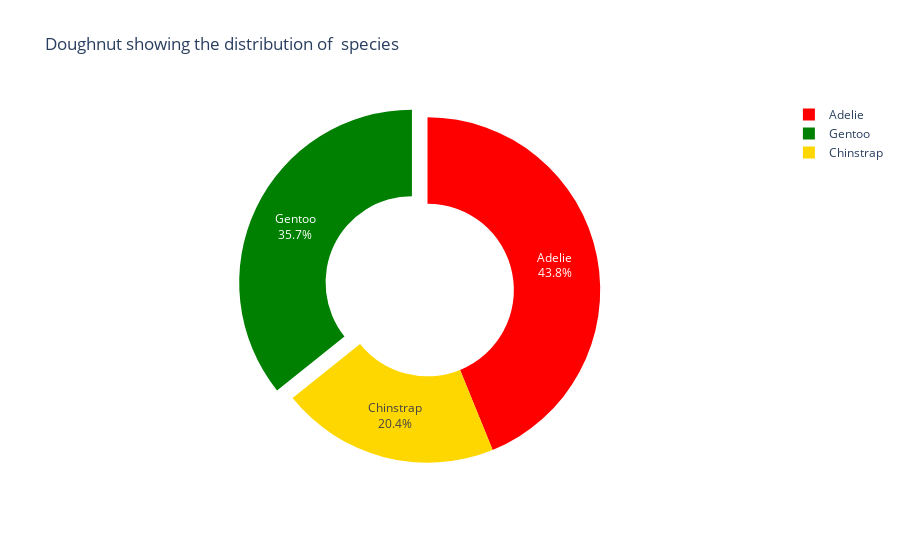

The notebook cell saved with this chart:
### Code cell
doughnut_chart_species()

### Figure 1 — Plotly figure (JSON) as saved in the notebook; plotly's stock layout.template omitted (floating-point values rounded to 4 significant figures)
{"data": [{"domain": {"x": [0, 1], "y": [0, 1]}, "hole": 0.5, "hovertemplate": "species=%{label}<br>Percentage=%{value}<extra></extra>", "labels": ["Adelie", "Gentoo", "Chinstrap"], "legendgroup": "", "name": "", "pull": [0, 0.1, 0], "showlegend": true, "textinfo": "percent+label", "textposition": "inside", "type": "pie", "values": [0.4384, 0.3574, 0.2042]}], "layout": {"legend": {"tracegroupgap": 0}, "piecolorway": ["red", "green", "gold"], "title": {"text": "Doughnut showing the distribution of  species"}}}
